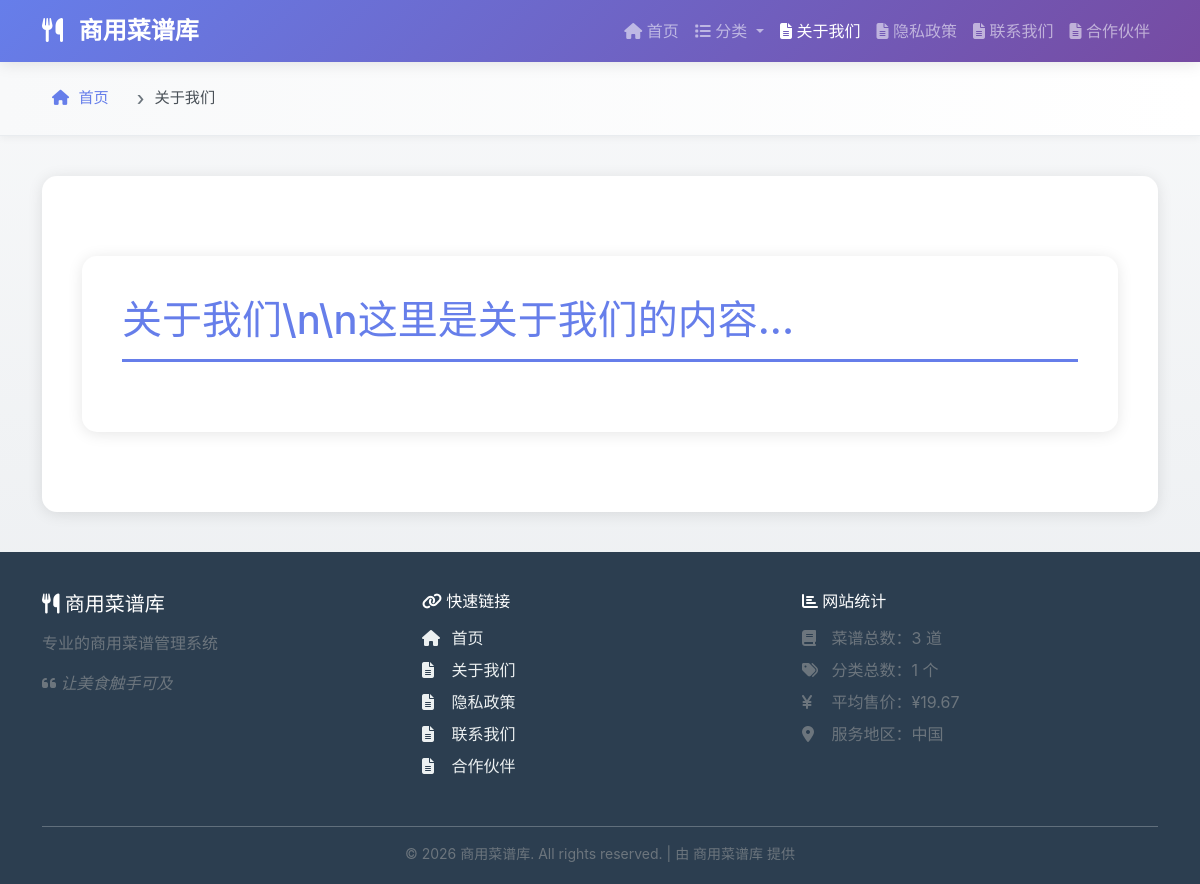
Before: /page.php?base=A90000000001 with the older database file.
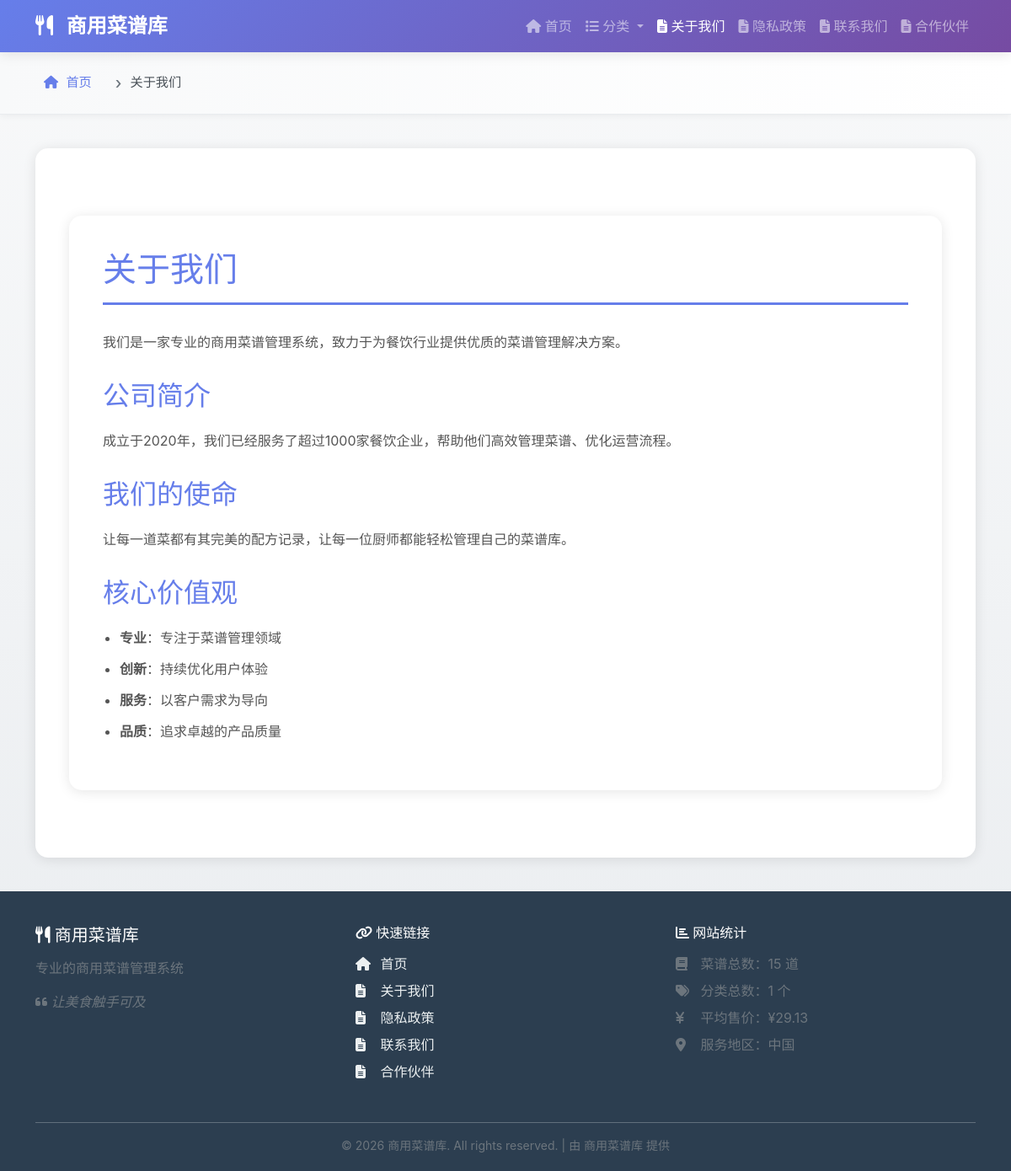
After: the same page with the newer database file.
### tables this page shows
CREATE TABLE pages (
        id INTEGER PRIMARY KEY AUTOINCREMENT,
        title TEXT NOT NULL,
        slug TEXT NOT NULL UNIQUE,
        content TEXT,
        type TEXT DEFAULT 'custom',
        is_public INTEGER DEFAULT 1,
        sort_order INTEGER DEFAULT 0,
        created_at DATETIME DEFAULT CURRENT_TIMESTAMP,
        updated_at DATETIME DEFAULT CURRENT_TIMESTAMP
    );

### page.php (the view, shortened to what the changed rows need)
<?php
require_once 'config.php';
require_once 'libs/Parsedown.php';
$db = new PDO('sqlite:' . DB_PATH);
$slug = $_GET['slug'] ?? '';
$base = $_GET['base'] ?? '';
$page = null;
if ($base) {
    $page_id = decode_id($base);
    $stmt = $db->prepare("SELECT * FROM pages WHERE id=? AND is_public=1");
    $stmt->execute([$page_id]);
    $page = $stmt->fetch();
} elseif ($slug) {
    $stmt = $db->prepare("SELECT * FROM pages WHERE slug=? AND is_public=1");
    $stmt->execute([$slug]);
    $page = $stmt->fetch();
}
$parsedown = new Parsedown();
$content = $parsedown->text($page['content']);
require_once 'includes/header.php';
?>
<div class="breadcrumb-section">
    <div class="container">
        <nav aria-label="breadcrumb">
            <ol class="breadcrumb">
                <li class="breadcrumb-item"><a href="index.php"><i class="fas fa-home"></i> 首页</a></li>
                <li class="breadcrumb-item active" aria-current="page"><?= htmlspecialchars($page['title']) ?></li>
            </ol>
        </nav>
    </div>
</div>
<div class="container">
    <div class="page-content">
        <div class="markdown-body">
            <?= $content ?>
        </div>
    </div>
</div>
<?php require_once 'includes/footer.php'; ?>

### includes/header.php (shortened to what the changed rows need)
<?php
require_once __DIR__ . '/../config.php';
$db = new PDO('sqlite:' . DB_PATH);
if (!isset($base_path)) {
    $base_path = './';
}
$geo_placename = getSiteSetting('geo_placename', '中国');
$pages = [];
try {
    $pages = $db->query("SELECT * FROM pages WHERE is_public = 1 ORDER BY id ASC")->fetchAll();
} catch (Exception $e) {
}
$page_slug = null;
if (isset($_GET['slug'])) {
    $page_slug = $_GET['slug'];
    $page = $db->prepare("SELECT * FROM pages WHERE slug = ? AND is_public = 1");
    $page->execute([$page_slug]);
    $page = $page->fetch();
} elseif (isset($_GET['base'])) {
    $encoded_id = $_GET['base'];
    $page_id = decode_id($encoded_id);
    $page = $db->prepare("SELECT * FROM pages WHERE id = ? AND is_public = 1");
    $page->execute([$page_id]);
    $page = $page->fetch();
    if ($page) {
        $page_slug = $page['slug'];
    }
}
$categories = $db->query("SELECT c.*, COUNT(r.id) as recipe_count
    FROM categories c
    LEFT JOIN recipes r ON c.id = r.category_id AND r.is_public=1
    GROUP BY c.id
    ORDER BY c.name")->fetchAll();
?>
<!doctype html>
<html lang="zh-CN">
<head>
    <link rel="stylesheet" href="https://cdnjs.cloudflare.com/ajax/libs/bootstrap/5.3.3/css/bootstrap.min.css">
    <link rel="stylesheet" href="https://cdnjs.cloudflare.com/ajax/libs/font-awesome/6.5.1/css/all.min.css">
    <link rel="stylesheet" href="<?= isset($base_path) ? $base_path : '' ?>assets/css/frontend.css">
</head>
<body>
<nav class="navbar navbar-expand-lg navbar-dark">
    <div class="container">
        <div class="collapse navbar-collapse" id="navbarNav">
            <ul class="navbar-nav ms-auto">
                <?php if (!empty($pages)): ?>
                <?php foreach ($pages as $nav_page): ?>
                <li class="nav-item">
                    <a class="nav-link <?= isset($page_slug) && $page_slug == $nav_page['slug'] ? 'active' : '' ?>"
                       href="<?= isset($base_path) ? $base_path : '' ?>page.php?slug=<?= htmlspecialchars($nav_page['slug']) ?>">
                        <i class="fas fa-file-alt"></i> <?= htmlspecialchars($nav_page['title']) ?>
                    </a>
                </li>
                <?php endforeach; ?>
                <?php endif; ?>
            </ul>
        </div>
    </div>
</nav>
<div class="main-content">

### includes/footer.php (shortened to what the changed rows need)
</div>
<footer class="footer">
    <div class="container">
        <div class="row">
            <div class="col-md-4 mb-3">
                <ul class="list-unstyled">
                <?php if (!empty($pages)): ?>
                <?php foreach ($pages as $footer_page): ?>
                <li>
                    <a href="<?= isset($base_path) ? $base_path : '' ?>page.php?slug=<?= htmlspecialchars($footer_page['slug']) ?>">
                        <i class="fas fa-file-alt"></i> <?= htmlspecialchars($footer_page['title']) ?>
                    </a>
                </li>
                <?php endforeach; ?>
                <?php endif; ?>
                </ul>
            </div>
            <div class="col-md-4 mb-3">
                <ul class="list-unstyled text-muted">
                    <?php
                    $total_recipes = $db->query("SELECT COUNT(*) FROM recipes WHERE is_public=1")->fetchColumn();
                    $total_categories = count($categories);
                    $avg_price = $db->query("SELECT AVG(sell_price) FROM recipes WHERE is_public=1 AND sell_price>0")->fetchColumn();
                    ?>
                    <li><i class="fas fa-book"></i> 菜谱总数：<?= $total_recipes ?> 道</li>
                    <li><i class="fas fa-tags"></i> 分类总数：<?= $total_categories ?> 个</li>
                    <?php if ($avg_price > 0): ?>
                    <li><i class="fas fa-yen-sign"></i> 平均售价：¥<?= number_format($avg_price, 2) ?></li>
                    <?php endif; ?>
                    <?php if ($geo_placename): ?>
                    <li><i class="fas fa-map-marker-alt"></i> 服务地区：<?= htmlspecialchars($geo_placename) ?></li>
                    <?php endif; ?>
                </ul>
            </div>
        </div>
    </div>
</footer>
</body>
</html>

Changed rows visible on the page:
changed pages "关于我们": content "关于我们\\n\\n这里是关于我们的内容..." → "关于我们 我们是一家专业的商用菜谱管理系统，致力于为餐饮行业提供优质的菜谱管理解决方案。 公司简介 成立于2020年，我们已经服务了超过1000家餐饮企业，帮助他们高效管理菜谱、优化运营流程。 我们的使命 让每一道菜都有其完美的配方记录，让每一位厨师都能轻松管理自己的菜谱库。 核心价值观 专业 ：专注于菜谱管理领域 创新 ：持续优化用户体验 服务 ：以客户需求为导向 品质 ：追求卓越的产品质量"
Other visible differences:
$total_recipes: "3" → "15"
$avg_price: "19.67" → "29.13"
